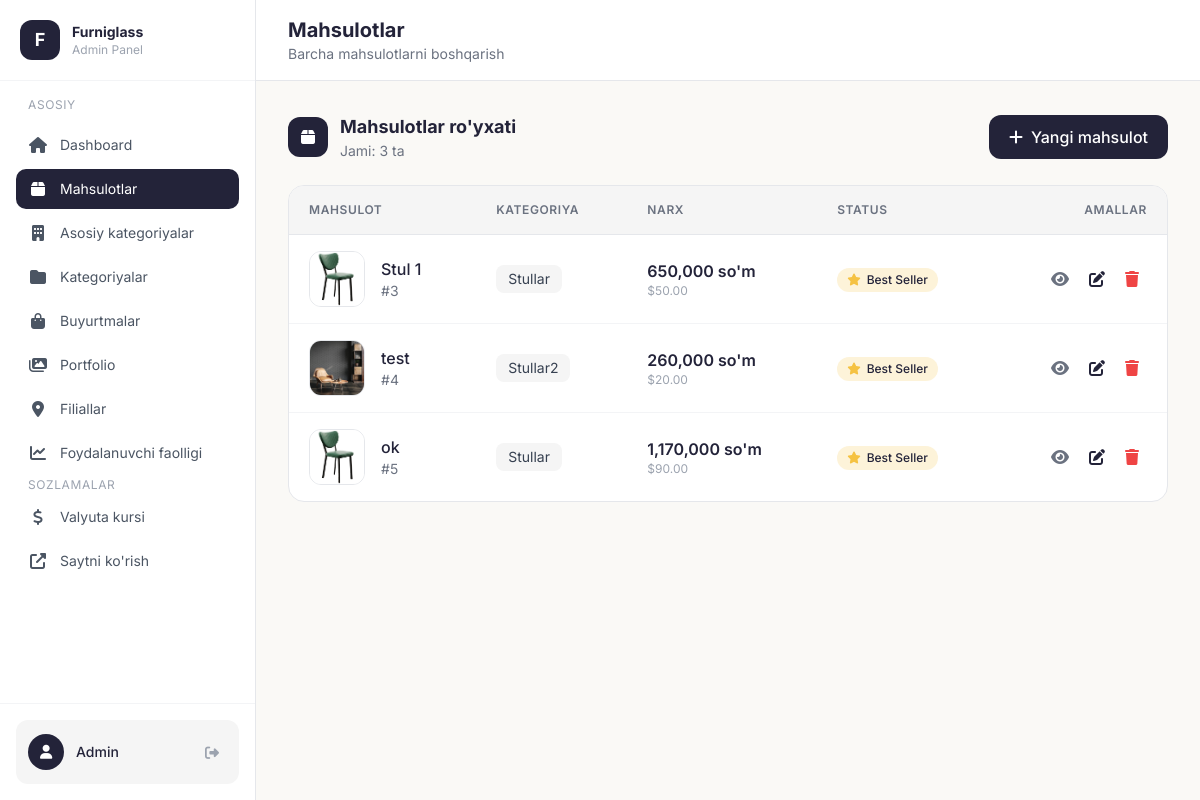
Screenshot of /admin/products (signed in) with the database file from the repository.
### models.py (models this page shows, shortened)
class Product(db.Model):
    id = db.Column(db.Integer, primary_key=True)
    name = db.Column(db.String(200), nullable=False)
    name_uz = db.Column(db.String(200), nullable=False)
    name_ru = db.Column(db.String(200))  # Avtomatik tarjima
    name_en = db.Column(db.String(200))  # Avtomatik tarjima
    description = db.Column(db.Text)
    description_uz = db.Column(db.Text)
    description_ru = db.Column(db.Text)  # Avtomatik tarjima
    description_en = db.Column(db.Text)  # Avtomatik tarjima
    price = db.Column(db.Float, nullable=False)
    size = db.Column(db.String(100))
    material = db.Column(db.String(100))
    material_uz = db.Column(db.String(100))
    material_ru = db.Column(db.String(100))  # Avtomatik tarjima
    material_en = db.Column(db.String(100))  # Avtomatik tarjima
    category_id = db.Column(db.Integer, db.ForeignKey('category.id'), nullable=False)
    is_bestseller = db.Column(db.Boolean, default=False)
    warranty = db.Column(db.String(50))
    warranty_uz = db.Column(db.String(50))
    images = db.Column(db.Text)  # JSON string of image paths
    colors = db.Column(db.Text)  # JSON string of color options: [{"name": "Qora", "hex": "#1a1a2e"}, ...]
    created_at = db.Column(db.DateTime, default=datetime.utcnow)

class Category(db.Model):
    id = db.Column(db.Integer, primary_key=True)
    name = db.Column(db.String(100), nullable=False)
    name_uz = db.Column(db.String(100), nullable=False)
    name_ru = db.Column(db.String(100))  # Avtomatik tarjima
    name_en = db.Column(db.String(100))  # Avtomatik tarjima
    slug = db.Column(db.String(100), unique=True, nullable=False)
    image = db.Column(db.String(200))
    main_category_id = db.Column(db.Integer, db.ForeignKey('main_category.id'), nullable=True)
    products = db.relationship('Product', backref='category', lazy=True)

class ExchangeRate(db.Model):
    id = db.Column(db.Integer, primary_key=True)
    value = db.Column(db.Float, nullable=False, default=12000.0)  # 1 USD = 12 000 so'm (default)
    updated_at = db.Column(db.DateTime, default=datetime.utcnow, onupdate=datetime.utcnow)

### app.py (the view)
@app.route('/admin/products')
@login_required
def admin_products():
    products = Product.query.all()
    rate = get_exchange_rate()
    return render_template('admin/products.html', products=products, usd_rate=rate)

### app.py (called while the page is built, shortened)
@login_manager.user_loader
def load_user(user_id):
    return Admin.query.get(int(user_id))

@app.template_filter('from_json')
def from_json_filter(value):
    try:
        return json.loads(value) if value else []
    except:
        return []

def get_exchange_rate() -> float:
    rate = ExchangeRate.query.first()
    if not rate:
        rate = ExchangeRate(value=12000.0)
        db.session.add(rate)
        db.session.commit()
    return rate.value

@app.before_request
def track_user_activity():
    if request.path.startswith('/admin') or request.path.startswith('/static') or request.path.startswith('/uploads'):
        return

def get_cart():
    if 'cart' not in session:
        session['cart'] = []
    return session['cart']

def get_cart_count():
    cart = get_cart()
    return sum(item['quantity'] for item in cart)

@app.context_processor
def cart_context():
    return {'cart_count': get_cart_count()}

@app.context_processor
def currency_context():
    try:
        rate = get_exchange_rate()
    except Exception:
        rate = 12000.0
    return {'usd_rate': rate}

def get_locale():
    return session.get('lang', DEFAULT_LANGUAGE)

@app.context_processor
def language_context():
    current_lang = get_locale()
    def translate(key_path):
        """Template helper for translations"""
        return get_translation(key_path, current_lang)
    return {
        'lang': current_lang,
        'languages': SUPPORTED_LANGUAGES,
        't': translate,
        'T': TRANSLATIONS
    }

### templates/admin/products.html (shortened to what this page needs)
{% extends "admin/base.html" %}
{% block page_title %}Mahsulotlar{% endblock %}
{% block page_subtitle %}Barcha mahsulotlarni boshqarish{% endblock %}
{% block content %}
<div class="flex flex-col sm:flex-row sm:items-center sm:justify-between gap-4 mb-6">
    <div class="flex items-center gap-3">
        <div class="w-10 h-10 bg-[#232339] rounded-xl flex items-center justify-center">
            <i class="fas fa-box text-white"></i>
        </div>
        <div>
            <h2 class="text-lg font-bold text-[#232339]">Mahsulotlar ro'yxati</h2>
            <p class="text-sm text-gray-500">Jami: {{ products|length }} ta</p>
        </div>
    </div>
    <a href="/admin/product/add" class="inline-flex items-center justify-center gap-2 bg-[#232339] hover:bg-black text-white px-5 py-2.5 rounded-xl font-medium transition">
        <i class="fas fa-plus"></i>
        <span>Yangi mahsulot</span>
    </a>
</div>
{% if products %}
<div class="bg-white rounded-2xl border border-gray-200 overflow-hidden">
    <div class="overflow-x-auto">
        <table class="w-full">
            <thead class="bg-[#F5F5F5] border-b border-gray-200">
                <tr>
                    <th class="text-left py-4 px-5 text-xs font-semibold text-gray-500 uppercase tracking-wider">Mahsulot</th>
                    <th class="text-left py-4 px-5 text-xs font-semibold text-gray-500 uppercase tracking-wider hidden md:table-cell">Kategoriya</th>
                    <th class="text-left py-4 px-5 text-xs font-semibold text-gray-500 uppercase tracking-wider">Narx</th>
                    <th class="text-left py-4 px-5 text-xs font-semibold text-gray-500 uppercase tracking-wider hidden sm:table-cell">Status</th>
                    <th class="text-right py-4 px-5 text-xs font-semibold text-gray-500 uppercase tracking-wider">Amallar</th>
                </tr>
            </thead>
            <tbody class="divide-y divide-gray-100">
                {% for product in products %}
                <tr class="hover:bg-gray-50 transition">
                    <td class="py-4 px-5">
                        <div class="flex items-center gap-4">
                            {% if product.images %}
                                {% set images = product.images|from_json %}
                                {% if images %}
                                    <img src="/uploads/{{ images[0] }}" alt="{{ product.name_uz }}" class="w-14 h-14 object-cover rounded-xl border border-gray-200">
                                {% else %}
                                    <div class="w-14 h-14 bg-[#F5F5F5] rounded-xl flex items-center justify-center">
                                        <i class="fas fa-image text-gray-400"></i>
                                    </div>
                                {% endif %}
                            {% else %}
                                <div class="w-14 h-14 bg-[#F5F5F5] rounded-xl flex items-center justify-center">
                                    <i class="fas fa-image text-gray-400"></i>
                                </div>
                            {% endif %}
                            <div>
                                <p class="font-medium text-[#232339]">{{ product.name_uz }}</p>
                                <p class="text-sm text-gray-500">#{{ product.id }}</p>
                            </div>
                        </div>
                    </td>
                    <td class="py-4 px-5 hidden md:table-cell">
                        {% if product.category %}
                            <span class="inline-flex items-center px-3 py-1 rounded-lg bg-[#F5F5F5] text-sm text-gray-700">
                                {{ product.category.name_uz }}
                            </span>
                        {% else %}
                            <span class="text-gray-400">-</span>
                        {% endif %}
                    </td>
                    <td class="py-4 px-5">
                        <div class="flex flex-col">
                            <span class="font-semibold text-[#232339]">
                                {{ "{:,.0f}".format(product.price * usd_rate) }} so'm
                            </span>
                            <span class="text-xs text-gray-400">
                                ${{ "%.2f" % product.price }}
                            </span>
                        </div>
                    </td>
                    <td class="py-4 px-5 hidden sm:table-cell">
                        {% if product.is_bestseller %}
                            <span class="inline-flex items-center gap-1.5 px-2.5 py-1 rounded-full bg-[#F5C242]/20 text-[#232339] text-xs font-medium">
                                <i class="fas fa-star text-[#F5C242]"></i> Best Seller
                            </span>
                        {% else %}
                            <span class="inline-flex items-center gap-1.5 px-2.5 py-1 rounded-full bg-gray-100 text-gray-500 text-xs font-medium">
                                Oddiy
                            </span>
                        {% endif %}
                    </td>
                    <td class="py-4 px-5">
                        <div class="flex items-center justify-end gap-1">
                            <a href="/product/{{ product.id }}" target="_blank" class="p-2 hover:bg-[#F5F5F5] text-gray-500 rounded-lg transition" title="Ko'rish">
                                <i class="fas fa-eye"></i>
                            </a>
                            <a href="/admin/product/{{ product.id }}/edit" class="p-2 hover:bg-[#F5F5F5] text-[#232339] rounded-lg transition" title="Tahrirlash">
                                <i class="fas fa-edit"></i>
                            </a>
                            <form action="/admin/product/{{ product.id }}/delete" method="POST" class="inline" onsubmit="return confirm('Rostdan ham o\'chirmoqchimisiz?');">
                                <button type="submit" class="p-2 hover:bg-red-50 text-red-500 rounded-lg transition" title="O'chirish">
                                    <i class="fas fa-trash"></i>
                                </button>
                            </form>
                        </div>
                    </td>
                </tr>
                {% endfor %}
            </tbody>
        </table>
    </div>
</div>
{% endif %}
{% endblock %}

### templates/admin/base.html (style rules this page uses)
body { font-family: 'Inter', sans-serif; }
:root { --color-primary: #232339; --color-accent: #F5C242; }

### rows the page displays
Product: name_uz "Stul 1", id "3", category.name_uz "Stullar", product.price*usd_rate "650,000", price "50.00", is_bestseller True (drawn)
Product: name_uz (picture), name_uz "test", id "4", category.name_uz "Stullar2", product.price*usd_rate "260,000", price "20.00", is_bestseller True (drawn)
Product: name_uz "ok", id "5", category.name_uz "Stullar", product.price*usd_rate "1,170,000", price "90.00", is_bestseller True (drawn)

### other values shown
{{ products|length }} "3"
